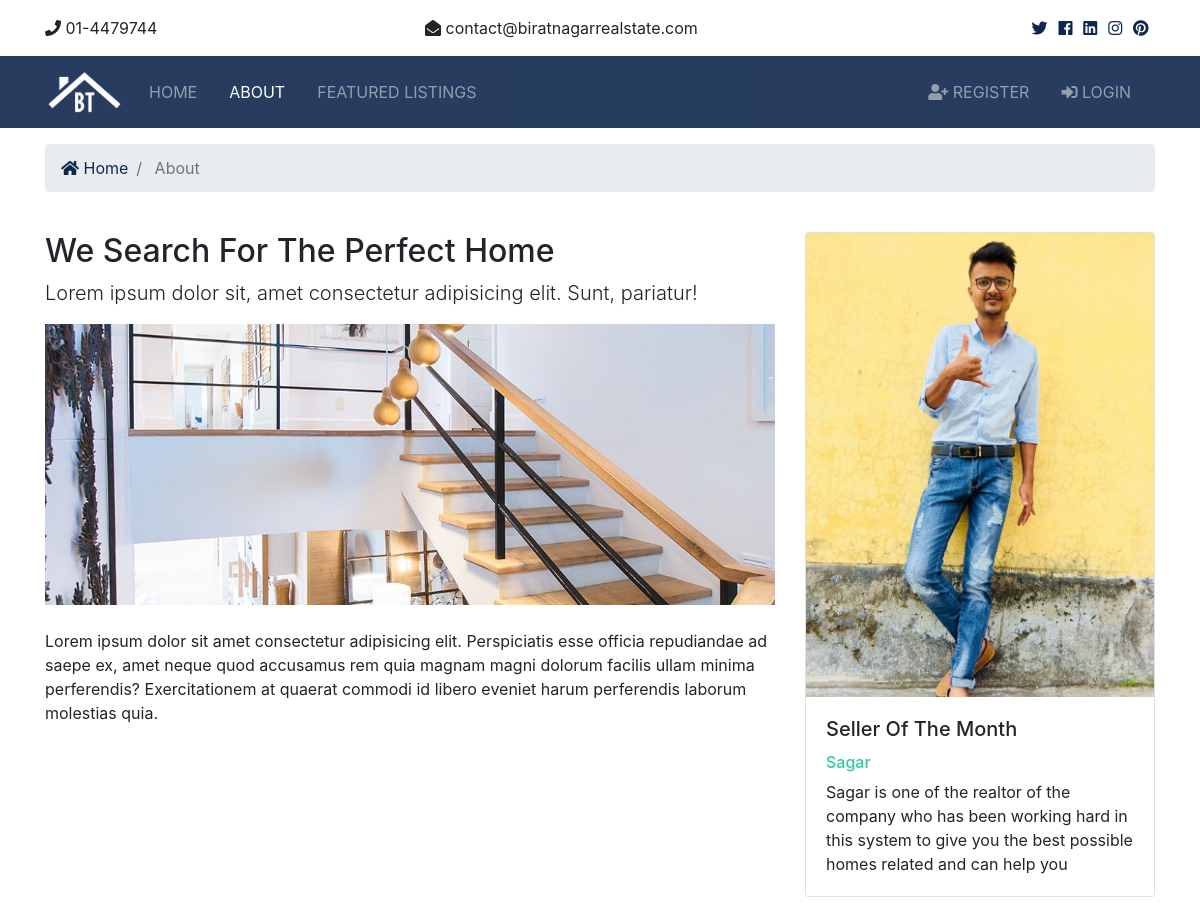
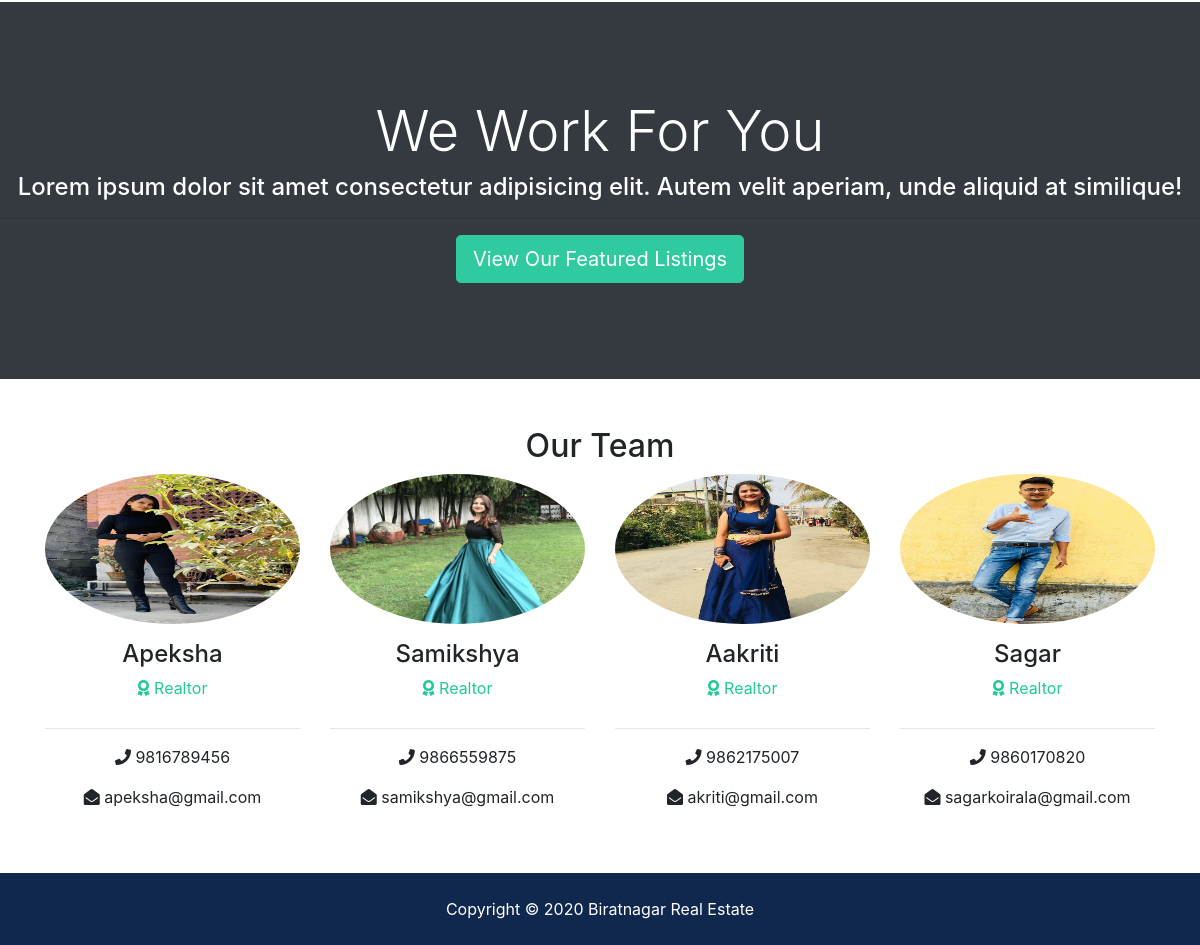
The page /about/ on the database its author committed (2 pictures, top to bottom).
### realtors/models.py (models this page shows, shortened)
class Realtor(models.Model):
    name = models.CharField(max_length=200)
    photo = models.ImageField(upload_to='photos/%Y/%m/%d/')
    description = models.TextField(blank=True)
    phone = models.CharField(max_length=12)
    email = models.CharField(max_length=50)
    is_mvp = models.BooleanField(default=False)
    hire_date = models.DateTimeField(default=datetime.now,blank=True)

### pages/views.py (the view)
# urls.py: path('about/',views.about,name='about')
def about(request):
    realtors = Realtor.objects.order_by('-hire_date')
    mvp_realtors = Realtor.objects.all().filter(is_mvp=True)
    context = {
        'realtors': realtors,
        'mvp_realtors' : mvp_realtors
    }
    return render(request,'pages/about.html',context)

### templates/pages/about.html (shortened to what this page needs)
{% extends 'base.html' %}
{% load static %}
{% block content %}
<section id="bc" class="mt-3">
    <div class="container">
        <nav aria-label="breadcrumb">
            <ol class="breadcrumb">
                <li class="breadcrumb-item">
                    <a href="{% url 'index' %}">
                        <i class="fas fa-home"></i> Home</a>
                </li>
                <li class="breadcrumb-item active"> About</li>
            </ol>
        </nav>
    </div>
</section>
<section id="about" class="py-4">
    <div class="container">
        <div class="row">
            <div class="col-md-8">
                <h2>We Search For The Perfect Home</h2>
                <p class="lead">Lorem ipsum dolor sit, amet consectetur adipisicing elit. Sunt, pariatur!</p>
                <img src="{% static '/img/about.jpg' %}" alt="">
                <p class="mt-4">Lorem ipsum dolor sit amet consectetur adipisicing elit. Perspiciatis esse officia repudiandae ad saepe ex, amet
                    neque quod accusamus rem quia magnam magni dolorum facilis ullam minima perferendis? Exercitationem at quaerat
                    commodi id libero eveniet harum perferendis laborum molestias quia.</p>
            </div>
            <div class="col-md-4">
                {% if mvp_realtors %}
                {% for realtor in mvp_realtors %}
                <div class="card">
                    <img class="card-img-top" src="{{ realtor.photo.url}}" height="20%" width="30%"" alt="Seller of the month">
                    <div class="card-body">
                        <h5 class="card-title">Seller Of The Month</h5>
                        <h6 class="text-secondary">{{ realtor.name }}</h6>
                        <p class="card-text"> {{ realtor.description }}
                        </p>
                    </div>
                </div>
                {% endfor %}
                {% endif %}
            </div>
        </div>
    </div>
</section>
<section id="work" class="bg-dark text-white text-center">
    <h2 class="display-4">We Work For You</h2>
    <h4>Lorem ipsum dolor sit amet consectetur adipisicing elit. Autem velit aperiam, unde aliquid at similique!</h4>
    <hr>
    <a href="{% url 'listings' %}" class="btn btn-secondary text-white btn-lg">View Our Featured Listings</a>
</section>
<section id="team" class="py-5">
    <div class="container">
        <h2 class="text-center">Our Team</h2>
        <div class="row text-center">
            {% if realtors %}
            {% for realtor in realtors %}
            <div class="col-md-3">
                <img src="{{ realtor.photo.url }}" height="150" width="250"  alt="" style="object-fit: center;" class="rounded-circle mb-3">
                <h4>{{ realtor.name }}</h4>
                <p class="text-success">
                    <i class="fas fa-award text-success mb-3"></i> Realtor</p>
                <hr>
                <p>
                    <i class="fas fa-phone"></i> {{ realtor.phone }}</p>
                <p>
                    <i class="fas fa-envelope-open"></i> {{ realtor.email }}</p>
            </div>
             {% endfor %}
            {% else %}
            <div class="col-md-12">
                <p>No realtors available</p>
            </div>
            {% endif %}
        </div>
    </div>
</section>
{% endblock %}

### btre/static/css/all.css (style rules this page uses)
.fa, .fas, .far, .fal, .fab { -moz-osx-font-smoothing: grayscale; -webkit-font-smoothing: antialiased; display: inline-block; font-style: normal; font-variant: normal; text-rendering: auto; line-height: 1; }
.fa-award:before { content: "\f559"; }
.fa-envelope-open:before { content: "\f2b6"; }
.fa-home:before { content: "\f015"; }
.fa-phone:before { content: "\f095"; }
.fa, .fas { font-family: 'Font Awesome 5 Free'; font-weight: 900; }

### btre/static/css/admin.css (style rules this page uses)
a:link,a:visited { color:#10284e; }

### btre/static/css/style.css (style rules this page uses)
.btn-secondary { color: #fff !important; }
img { width: 100%; }
#work { padding: 6rem 0; }

### rows shown on the page
Realtor: photo (picture), name "Sagar", description "Sagar is one of the realtor of the company who has been working hard in this system to give you the best possible homes related and can help you", phone "9860170820", email "sagarkoirala@gmail.com"
Realtor: photo (picture), name "Apeksha", phone "9816789456", email "apeksha@gmail.com"
Realtor: photo (picture), name "Samikshya", phone "9866559875", email "samikshya@gmail.com"
Realtor: photo (picture), name "Aakriti", phone "9862175007", email "akriti@gmail.com"
